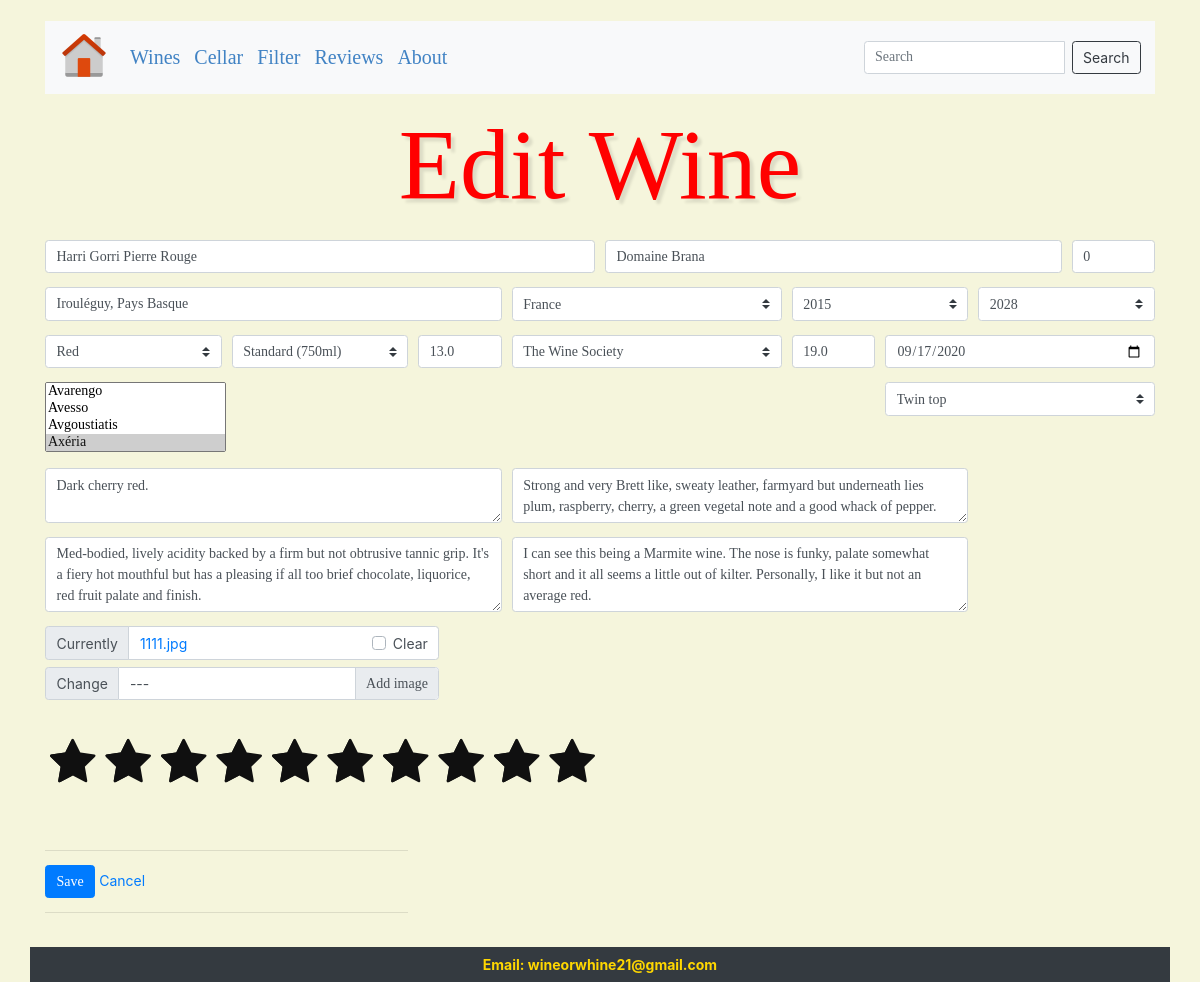
Screenshot of /25459/edit_wine/ with the database file from the repository.
### wineapp/models.py (models this page shows, shortened)
class Wine(models.Model):
    VINTAGE = []
    VINTAGE.append(('', 'Vintage'))
    VINTAGE.append(("Unknown", "Unknown"))
    VINTAGE.append(("NV", "NV"))
    VINTAGE.append(("MV", "MV"))
    VINTAGE.append(("Solera System", "Solera System"))
    for y in reversed(range(1875, (datetime.datetime.now().year + 1))):
        VINTAGE.append((str(y), str(y)))
    DRINK_BY = []
    DRINK_BY.append(('', 'Drink by'))
    DRINK_BY.append(("Now", "Now"))
    DRINK_BY.append(("Sooner", "Sooner"))
    for y in range(datetime.datetime.now().year, (datetime.datetime.now().year + 30)):
        DRINK_BY.append((str(y), str(y)))
    BOTTLE = [
        ('', 'Bottle'),
        ('Can', 'Can'),
        ('Box', 'Box'),
        ('Split (187ml)', 'Split (187ml)'),
        ('Quarter (200ml)', 'Quarter (200ml)'),
        ('Half (375ml)', 'Half (375ml)'),
        ('Jennie (500ml)', 'Jennie (500ml)'),
        ('Clavelin (620ml)', 'Clavelin (620ml)'),
        ('Standard (750ml)', 'Standard (750ml)'),
        ('Litre (1L)', 'Litre (1L)'),
        ('Magnum (1.5L)', 'Magnum (1.5L)'),
        ('Jeroboam (3L)', 'Jeroboam (3L)'),
        ('Rehoboam (4.5L)', 'Rehoboam (4.5L)'),
        ('Methuselah (6L)', 'Methuselah (6L)'),
        ('Imperial (6L)', 'Imperial (6L)'),
        ('Salmanazar (9L)', 'Salmanazar (9L)'),
        ('Balthazar (12L)', 'Balthazar (12L)'),
        ('Nebuchadnezzar (15L)', 'Nebuchadnezzar (15L)'),
        ('Melchior (18L)', 'Melchior (18L)'),
        ('Solomon (20L)', 'Solomon (20L)'),
        ('Sovereign (26L)', 'Sovereign (26L)'),
        ('Goliath (27L)', 'Goliath (27L)'),
        ('Melchizedek (30L)', 'Melchizedek (30L)'),
    ]
    BOUGHT_FROM = [
        ('', 'Bought From'),
        ('Bar/Restaurant', 'Bar/Restaurant'),
        ('Cellar Door', 'Cellar Door'),
        ('Gift', 'Gift'),
        ('Laithwaites', 'Laithwaites'),
        ('Local Independent', 'Local Independent'),
        ('Majestic Wines', 'Majestic Wines'),
        ('Online Auction', 'Online Auction'),
        ('Online Store', 'Online Store'),
        ('Other', 'Other'),
        ('Supermarket', 'Supermarket'),
        ('The Wine Society', 'The Wine Society'),
        ('Unknown', 'Unknown'),
    ]
    RATING = [
        (0, 0),
        (.5, .5),
        (1, 1),
        (1.5, 1.5),
        (2, 2),
        (2.5, 2.5),
        (3, 3),
        (3.5, 3.5),
        (4, 4),
        (4.5, 4.5),
        (5, 5),
        (5.5, 5.5),
        (6, 6),
        (6.5, 6.5),
        (7, 7),
        (7.5, 7.5),
        (8, 8),
        (8.5, 8.5),
        (9, 9),
        (9.5, 9.5),
        (10, 10),
    ]
    CLOSURE = [
        ('', 'Closure'),
        ('None', 'None'),
        ('Unknown', 'Unknown'),
        ('Ring pull', 'Ring pull'),
        ('Tap', 'Tap'),
        ('Agglomerate', 'Agglomerate'),
        ('Colmate', 'Colmate'),
        ('Diam', 'Diam'),
        ('Natural', 'Natural'),
        ('Champagne cork', 'Champagne cork'),
        ('Crown cap', 'Crown cap'),
        ('Glass stopper', 'Glass stopper'),
        ('Helix', 'Helix'),
        ('Stopper cork', 'Stopper cork'),
        ('Screwcap', 'Screwcap'),
        ('Synthetic', 'Synthetic'),
        ('Twin top', 'Twin top'),
        ('Vinoseal/Vinolok', 'Vinoseal/Vinolok'),
        ('Zork', 'Zork'),
    ]
    id = models.AutoField(primary_key=True)
    name = models.CharField(max_length=255, blank=False, unique=False)
    winery = models.CharField(max_length=100, blank=False)
    vintage = models.CharField(choices=VINTAGE, max_length=20, null=False, blank=False)
    bottle = models.CharField(choices=BOTTLE, max_length=75, null=True, blank=False)
    region = models.CharField(max_length=100, blank=False)
    type = models.ForeignKey('type', max_length=25, blank=True, null=True, on_delete=models.CASCADE)
    country = models.ForeignKey('country', blank=True, default="",
                                null=True, on_delete=models.CASCADE)
    closure = models.CharField(choices=CLOSURE, max_length=100, null=True, blank=False)
    grapes = models.ManyToManyField('grapes', blank=False, related_name='grape_set')
    cellar = models.IntegerField(blank=True, null=True, default=0)
    bought_from = models.CharField(choices=BOUGHT_FROM, max_length=75, null=True, blank=False)
    rating = models.FloatField(choices=RATING, null=True, blank=True, default=0.0)
    abv = models.FloatField(null=False, blank=False, default=0.0)
    price = models.FloatField(null=True, blank=False, default=0.0)
    colour = models.TextField(blank=True, default='')
    aroma = models.TextField(blank=True, default='')
    taste = models.TextField(blank=True, default='')
    overall = models.TextField(blank=True, default='')
    acquired = models.DateField(blank=False, null=True)
    drink_by = models.CharField(choices=DRINK_BY, max_length=20, blank=False, default='')
    posted_on = models.DateTimeField(auto_now_add=True, auto_now=False)
    image = models.ImageField(max_length=255, blank=True, null=True)
    like = models.IntegerField(default=0)
    success_message = "%(name)s was created successfully"
    class Meta:
        get_latest_by = 'posted_on'
        ordering = ['-id']

### wineapp/views.py (the view)
# urls.py: path('<int:id>/edit_wine/', edit_wine, name='edit_wine'),
def edit_wine(request, id):
    wine = get_object_or_404(Wine, id=id)
    wine_overall = wine.overall
    if request.method == "POST":
        form = WineForm(request.POST, request.FILES, instance=wine)
        if form.is_valid():
            data = request.POST.copy()
            wine = form.save(commit=False)
            if wine_overall != data.get('overall'):
                tz = pytz.timezone('Europe/London')
                now = datetime.now(tz)
                wine.posted_on = now
            wine.save()
            form.save_m2m()
            messages.success(request, data.get('name')
                             + " has been edited successfully.")
            return redirect('show_messages')
        else:
            form = WineForm(instance=wine)
            messages.error(request, 'Wine was not saved')
            return redirect(request, "wineapp/edit_wine.html")
    else:
        form = WineForm(instance=wine)
    return render(request, 'wineapp/edit_wine.html', {'form': form})

### wineapp/models.py (called while the page is built)
    def __str__(self):
        return self.name

    def __str__(self):
        return self.name

    def __str__(self):
        return self.name

### wineapp/views.py (called while the page is built)
def count_notifications(request):
    count_notifications = 0
    if request.user.is_authenticated:
        count_notifications = Notification.objects.filter(
            user=request.user, is_seen=False).count()
    return {'count_notifications': count_notifications}

### wineapp/templates/wineapp/edit_wine.html (shortened to what this page needs)
{% extends 'base.html' %}
{% load static %}
{% load crispy_forms_tags %}
{% block content %}
<link rel="stylesheet" type="text/css" href="{% static 'css/rating.css' %}">
<link rel="stylesheet" type="text/css" href="{% static 'css/style.css' %}">
<h1 style="text-align:center; margin-bottom:25px; font: 10 130px/1.0 'Indie Flower', Ubuntu; color:red; font-size:100px; text-shadow: 4px 4px 3px rgba(0,0,0,0.1);">Edit Wine</h1>
  <form method="post" enctype="multipart/form-data">
    {{ form.media }}
    <div class="form-row">
      <div class="form-group col-md-6 mb-0">
        {{ form.name|as_crispy_field }}
      </div>
      <div class="form-group col-md-5 mb-0">
        {{ form.winery|as_crispy_field }}
      </div>
      <div class="form-group col-md-1 mb-0">
        {{ form.cellar|as_crispy_field }}
      </div>
    </div>
    <div class="form-row">
      <div class="form-group col-md-5 mb-0">
        {{ form.region|as_crispy_field }}
      </div>
      <div class="form-group col-md-3 mb-0 justify-content-end">
        {{ form.country|as_crispy_field }}
      </div>
      <div class="form-group col-md-2 mb-0">
        {{ form.vintage|as_crispy_field }}
      </div>
      <div class="form-group col-md-2 mb-0">
        {{ form.drink_by|as_crispy_field }}
      </div>
    </div>
    <div class="form-row">
      <div class="form-group col-md-2 mb-0">
        {{ form.type|as_crispy_field }}
      </div>
      <div class="form-group col-md-2 mb-0">
        {{ form.bottle|as_crispy_field }}
      </div>
      <div class="form-group col-md-1 mb-0">
        {{ form.abv|as_crispy_field }}
      </div>
      <div class="form-group col-md-3 mb-0">
        {{ form.bought_from|as_crispy_field }}
      </div>
      <div class="form-group col-md-1 mb-0">
        {{ form.price|as_crispy_field }}
      </div>
      <div class="form-group col-md-3 mb-0">
        {{ form.acquired|as_crispy_field }}
      </div>
    </div>
    <div class="form-row h-100">
      <div class="form-group col-md-9 mb-0">
        {{ form.grapes|as_crispy_field }}
      </div>
      <div class="form-group col-md-3 mb-0">
        {{ form.closure|as_crispy_field }}
      </div>
    </div>
    <div class="form-row">
      <div class="form-group col-md-5 mb-0">
        {{ form.colour|as_crispy_field }}
      </div>
      <div class="form-group col-md-5 mb-0">
        {{ form.aroma|as_crispy_field }}
      </div>
    </div>
    <div class="form-row">
      <div class="form-group col-md-5 mb-0">
        {{ form.taste|as_crispy_field }}
      </div>
      <div class="form-group col-md-5 mb-0">
        {{ form.overall|as_crispy_field }}
      </div>
    </div>
    <div class="form-row">
      <div class="input-group col-md-5 mb-0">
        {{ form.image|as_crispy_field }}
      </div>
    </div>
    <div class="form-row">
        <div class="form-group col-md-8 mb-500 ">
            <div class="center">
                <fieldset class="rating">
                  <input type="radio" name="rating" id="rating10" value="10"/><label for="rating10" class="full" data-toggle="tooltip" title="No words"></label>
                  <input type="radio" name="rating" id="rating9" value="9"/><label for="rating9" class="full" data-toggle="tooltip" title="Blockbuster"></label>
                  <input type="radio" name="rating" id="rating8" value="8"/><label for="rating8" class="full" data-toggle="tooltip" title="Brillant"></label>
                  <input type="radio" name="rating" id="rating7" value="7"/><label for="rating7" class="full" data-toggle="tooltip" title="Very Good"></label>
                  <input type="radio" name="rating" id="rating6" value="6"/><label for="rating6" class="full" data-toggle="tooltip" title="Standard"></label>
                  <input type="radio" name="rating" id="rating5" value="5"/><label for="rating5" class="full" data-toggle="tooltip" title="Not for me"></label>
                  <input type="radio" name="rating" id="rating4" value="4"/><label for="rating4" class="full" data-toggle="tooltip" title="Fair"></label>
                  <input type="radio" name="rating" id="rating3" value="3"/><label for="rating3" class="full" data-toggle="tooltip" title="Poor"></label>
                  <input type="radio" name="rating" id="rating2" value="2"/><label for="rating2" class="full" data-toggle="tooltip" title="Never again"></label>
                  <input type="radio" name="rating" id="rating1" value="1"/><label for="rating1" class="full" data-toggle="tooltip" title="Expired"></label>
                </fieldset>
            </div>
       </div>
    </div>
    <div class="form-row" style="padding-top: 10px; padding-bottom: 20px;">
      <div class="form-group col-md-4 mb-0">
        <hr>
        <input type='submit' value='Save' class="btn btn-primary"> <a href='../wine_details'>Cancel</a>
        <hr>
      </div>
    </div>
</form>
{% endblock %}

### wineapp/templates/base.html (shortened to what this page needs)
{% load static %}
<!doctype html>
<html lang="en">
<head>
  <link rel="stylesheet" type="text/css" href="{% static 'css/style.css' %}">
  <link rel="stylesheet" href="{% static 'css/price_slider.css' %}">
  <link rel="stylesheet" href="{% static 'css/abv_slider.css' %}">
  <link rel="stylesheet" href="{% static 'css/rating_slider.css' %}">
  <link rel="stylesheet" href="//code.jquery.com/ui/1.12.1/themes/base/jquery-ui.css">
  <link href="https://stackpath.bootstrapcdn.com/font-awesome/4.7.0/css/font-awesome.min.css" rel="stylesheet">
  <link rel="stylesheet" href="https://stackpath.bootstrapcdn.com/bootstrap/4.4.1/css/bootstrap.min.css">
  <link rel="stylesheet" type='text/css' href="https://cdnjs.cloudflare.com/ajax/libs/semantic-ui/2.2.14/semantic.min.css">
  <link rel="stylesheet" href="https://cdnjs.cloudflare.com/ajax/libs/Chart.js/2.8.0/Chart.min.css"/>
  <link rel="stylesheet" href="https://stackpath.bootstrapcdn.com/bootstrap/4.4.1/css/bootstrap.min.css" >
  <link rel="stylesheet" type="text/css" href="{% static 'css/custom_table.css' %}">
</head>
<body>
  <br>
  <div class="container">
    {% block navbar %}
      <nav class="navbar navbar-expand-md bg-light navbar-light">
        <a class="navbar-brand" href="{% url "home" %}"><img src={% static 'img/home_page.png' %} width="50" height="50" class="d-inline-block mr-auto" alt="Logo"></a>
        <div class="collapse navbar-collapse" id="collapsibleNavbar">
          <ul class="navbar-nav mr-auto" style="font-size: 20px; font-family:'Times New Roman', Times, serif;">
            <li class="nav-item">
              <a href="{% url "wine_list" %}" class="nav-link" style="color:#4183c4">Wines</a>
            </li>
            <li class="nav-item">
              <a href="{% url "cellar" %}" class="nav-link" style="color:#4183c4">Cellar</a>
            </li>
            <li class="nav-item">
              <a href="{% url "wine_filter" %}" class="nav-link" style="color:#4183c4">Filter</a>
            </li>
            <li class="nav-item">
              <a href="{% url "rating" %}" class="nav-link" style="color:#4183c4">Reviews</a>
            </li>
            <li class="nav-item">
              <a href="{% url "about" %}" class="nav-link" style="color:#4183c4">About</a>
            </li>
          </ul>
          <form class="d-flex input-group w-auto" action="{% url 'search' %}" method="GET" value="{{request.GET.q}}">
            <input class="form-control mr-sm-2" type="text" name="q" value="{{ request.GET.q }}" placeholder="Search" aria-label="Search">
            <button class="btn btn-outline-dark my-2 my-sm-0" type="submit" name="submit" value="Search">Search</button>
          </form>
        </div>
      </nav>
  </div>
    {% endblock %}
  <br>
  <div class="container" width="80%">
    {% block content %}
    {% endblock %}
  </div>
  </body>
  {% block footer %}
    <footer class="navbar position-relative container justify-content-center bg-dark">
        <span style="color:gold;font-weight:bold">Email: wineorwhine21@gmail.com</span>
    </footer>
  {% endblock %}
</html>

### wineapp/static/css/style.css (style rules this page uses)
input { font-family: fantasy; font-size: 125%; border: 1px solid #ccc; }
select, textarea { font-family: fantasy; font-size: 100%; line-height: 1.15; margin: 0; }
.custom-file-input:lang(en)~.custom-file-label::after { content: "Add image"; font-family: fantasy; }

### wineapp/static/css/rating.css (style rules this page uses)
.center { width: auto; margin: auto; }
.rating { border: none; float: left; }
.rating > label:before { content: '\f005'; font-family: FontAwesome; margin: 5px; font-size: 3.5rem; display: inline-block; cursor: pointer; }
.rating > label { color: #101010; float: right; cursor: pointer; }

### wineapp/templates/base.html (style rules this page uses)
body { background-color: beige; }

### rows the page displays
Wine: name "Harri Gorri Pierre Rouge", winery "Domaine Brana", cellar "0", region "Irouléguy, Pays Basque", country "France", vintage "2015", drink_by "2028", type "Red", bottle "Standard (750ml)", abv "13.0", bought_from "The Wine Society", price "19.0", acquired "09/17/2020", closure "Twin top", colour "Dark cherry red.", aroma "Strong and very Brett like, sweaty leather, farmyard but underneath lies plum, raspberry, cherry, a green vegetal note and a good whack of pepper.", taste "Med-bodied, lively acidity backed by a firm but not obtrusive tannic grip. It's a fiery hot mouthful but has a pleasing if all too brief chocolate, liquorice, red fruit palate and finish.", overall "I can see this being a Marmite wine. The nose is funky, palate somewhat short and it all seems a little out of kilter. Personally, I like it but not an average red.", image|as_crispy_field "Currently 1111.jpg Clear Change ---"
